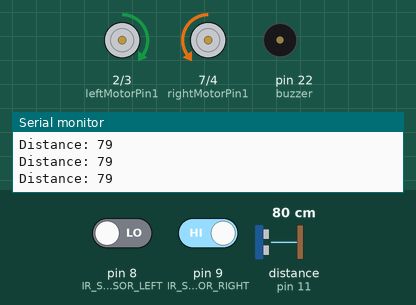
This sketch was run on a simulated Arduino Mega 2560, built with avr-gcc and run on an emulated ATmega2560. Shown: motor-driver pin pairs drawn as motors (green arrow = first pin HIGH = forward, orange = second pin HIGH = backward, longer = more drive, scaled by the enable pin), buzzer (waves = sounding), the last lines printed to the serial monitor. Wiring (inferred from the names in the program): ultrasonic range finder: trigger pin 10; echo pin 11. The inputs (shaded band) are chosen by the test bench; at power-on: distance to the obstacle (sensor on pin 11) 80 cm, pin 9 (IR_SENSOR_RIGHT) HIGH, pin 8 (IR_SENSOR_LEFT) LOW. The echo pulse lasts 58.3 µs per cm.

Above: at 1.2 s.
1.3 s: distance to the obstacle (sensor on pin 11) set to 24 cm
2.8 s: distance to the obstacle (sensor on pin 11) set to 19 cm
At 4.3 s:
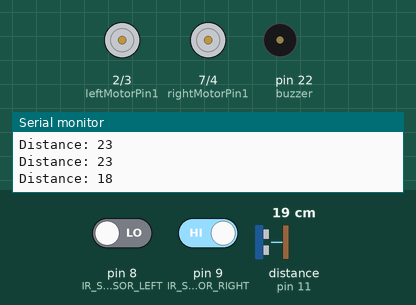
5.8 s: distance to the obstacle (sensor on pin 11) set to 120 cm
At 7.4 s:
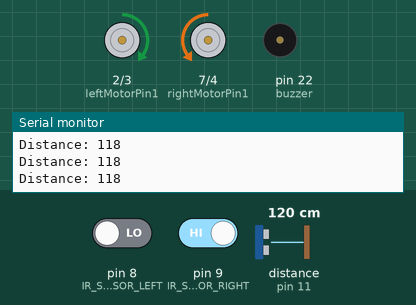
8.8 s: pin 9 (IR_SENSOR_RIGHT) driven LOW
At 10.0 s:
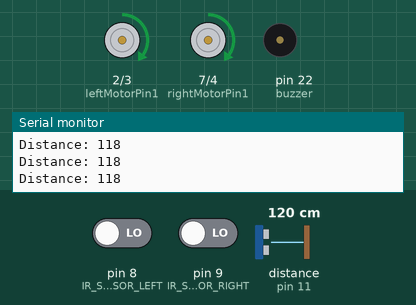
10.3 s: pin 8 (IR_SENSOR_LEFT) driven HIGH
At 11.0 s:
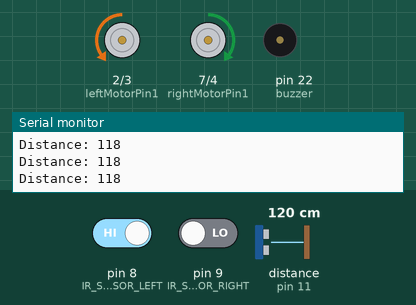
11.8 s: pin 8 (IR_SENSOR_LEFT) driven LOW
At 12.1 s:
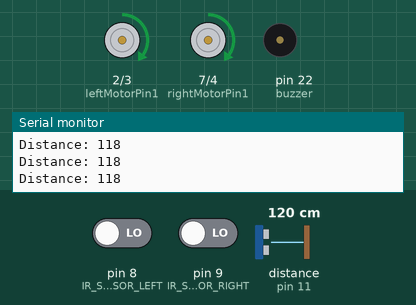
Timing chart, 0 to 14.3 s (numbered marks = the images above; inputs shaded):
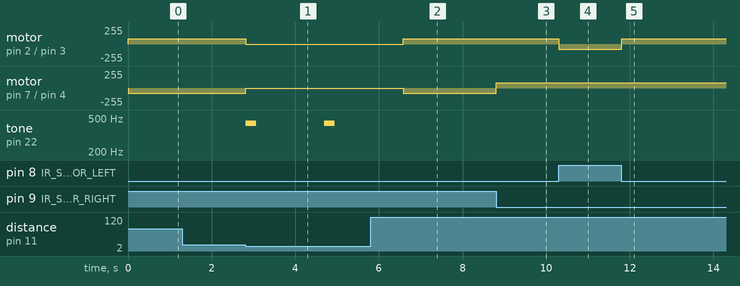

The sketch:

line_flw.ino
```cpp
#define IR_SENSOR_RIGHT 9
#define IR_SENSOR_LEFT 8
#define MOTOR_SPEED 80

//Right motor
int enableRightMotor=6;
int rightMotorPin1=7;
int rightMotorPin2=4;

//Left motor
int enableLeftMotor=5;
int leftMotorPin1=2;
int leftMotorPin2=3;

//Distance Sensor
const int trigPin = 10;
const int echoPin = 11;

long duration;
int distance;

//Buzzer
const int buzzer = 22;

void setup()
{
  //The problem with TT gear motors is that, at very low pwm value it does not even rotate.
  //If we increase the PWM value then it rotates faster and our robot is not controlled in that speed and goes out of line.
  //For that we need to increase the frequency of analogWrite.
  //Below line is important to change the frequency of PWM signal on pin D5 and D6
  //Because of this, motor runs in controlled manner (lower speed) at high PWM value.
  //This sets frequecny as 7812.5 hz.
  TCCR0B = TCCR0B & B11111000 | B00000010 ;

  // put your setup code here, to run once:
  pinMode(enableRightMotor, OUTPUT);
  pinMode(rightMotorPin1, OUTPUT);
  pinMode(rightMotorPin2, OUTPUT);

  pinMode(enableLeftMotor, OUTPUT);
  pinMode(leftMotorPin1, OUTPUT);
  pinMode(leftMotorPin2, OUTPUT);

  pinMode(IR_SENSOR_RIGHT, INPUT);
  pinMode(IR_SENSOR_LEFT, INPUT);
  rotateMotor(0,0);

  //Distance Sensor
  pinMode(trigPin, OUTPUT);
  pinMode (echoPin, INPUT);
  Serial.begin(9600);

  //Buzzer
  pinMode(buzzer, OUTPUT);
}


void loop()
{
  //Distance Sensor

  digitalWrite(trigPin, LOW);
  delayMicroseconds(2);

  digitalWrite(trigPin, HIGH);
  delayMicroseconds(10);
  digitalWrite(trigPin, LOW);

  duration = pulseIn(echoPin, HIGH);
  distance = duration*0.034/2;

  Serial.print("Distance: ");
  Serial.println(distance);


  //Motor Motion

  int rightIRSensorValue = digitalRead(IR_SENSOR_RIGHT);
  int leftIRSensorValue = digitalRead(IR_SENSOR_LEFT);

     if (distance > 20) {

            //If none of the sensors detects black line, then go straight
            if (rightIRSensorValue == LOW && leftIRSensorValue == LOW )
            {
              rotateMotor(MOTOR_SPEED, MOTOR_SPEED);
            }
            //If right sensor detects black line, then turn right
            else if (rightIRSensorValue == HIGH && leftIRSensorValue == LOW)
            {
                rotateMotor(-MOTOR_SPEED, MOTOR_SPEED);
            }
            //If left sensor detects black line, then turn left
            else if (rightIRSensorValue == LOW && leftIRSensorValue == HIGH )
            {
                rotateMotor(MOTOR_SPEED, -MOTOR_SPEED);
            }
            //If both the sensors detect black line, then stop
            else
            {
              rotateMotor(0, 0);
            }
     }

      else if (distance <= 20) {

              rotateMotor(0, 0);
              // 15 SANİYELİK BEKLEME ESNASINDA İKAZ SESİ ÇALARAK UYARI VERECEK
              tone(buzzer, 432, 250);
              delay(15000);
              noTone(buzzer);

              //if (distance <= 20) {
              //EĞER ENGEL DURUYORSA ETRAFINDAN DOLAŞACAK
                //SAĞA GİT
                //rotateMotor(-MOTOR_SPEED, MOTOR_SPEED);

                //ÇİZGİYE PARALEL GİT (SOLA DÖN)
                //SOLA DÖN
             // }

              //else if (distance > 20) {
                //NORMAL YOLUNDA DEVAM ETMESİ İÇİN NORMAL KODU EKLEMEYE GEREK VAR MI?
              // }

      }

}


void rotateMotor(int rightMotorSpeed, int leftMotorSpeed)
{

  if (rightMotorSpeed < 0)
  {
    digitalWrite(rightMotorPin1,LOW);
    digitalWrite(rightMotorPin2,HIGH);
  }
  else if (rightMotorSpeed > 0)
  {
    digitalWrite(rightMotorPin1,HIGH);
    digitalWrite(rightMotorPin2,LOW);
  }
  else
  {
    digitalWrite(rightMotorPin1,LOW);
    digitalWrite(rightMotorPin2,LOW);
  }

  if (leftMotorSpeed < 0)
  {
    digitalWrite(leftMotorPin1,LOW);
    digitalWrite(leftMotorPin2,HIGH);
  }
  else if (leftMotorSpeed > 0)
  {
    digitalWrite(leftMotorPin1,HIGH);
    digitalWrite(leftMotorPin2,LOW);
  }
  else
  {
    digitalWrite(leftMotorPin1,LOW);
    digitalWrite(leftMotorPin2,LOW);
  }
  analogWrite(enableRightMotor, abs(rightMotorSpeed));
  analogWrite(enableLeftMotor, abs(leftMotorSpeed));
}
```

Measured:
- the behaviour switches between 22 and 21 cm on distance to the obstacle (sensor on pin 11) (found by bisection; images 0 and 1)
- after the input at 2.8 s, motor on pin 2 (leftMotorPin1) / pin 3 (leftMotorPin2): forward 80/255 → stopped at once; motor on pin 7 (rightMotorPin1) / pin 4 (rightMotorPin2): backward 80/255 → stopped at once; tone on pin 22 (buzzer): alternates 432 Hz for 0.25 s and silent for 1.6 s, starting at once
- after the input at 5.8 s, motor on pin 2 (leftMotorPin1) / pin 3 (leftMotorPin2): stopped → forward 80/255 after 0.78 s; motor on pin 7 (rightMotorPin1) / pin 4 (rightMotorPin2): stopped → backward 80/255 after 0.78 s; tone on pin 22 (buzzer): stops changing and stays silent
- after the input at 8.8 s, motor on pin 7 (rightMotorPin1) / pin 4 (rightMotorPin2): backward 80/255 → forward 80/255 at once
- after the input at 10.3 s, motor on pin 2 (leftMotorPin1) / pin 3 (leftMotorPin2): forward 80/255 → backward 80/255 at once
- after the input at 11.8 s, motor on pin 2 (leftMotorPin1) / pin 3 (leftMotorPin2): backward 80/255 → forward 80/255 at once
